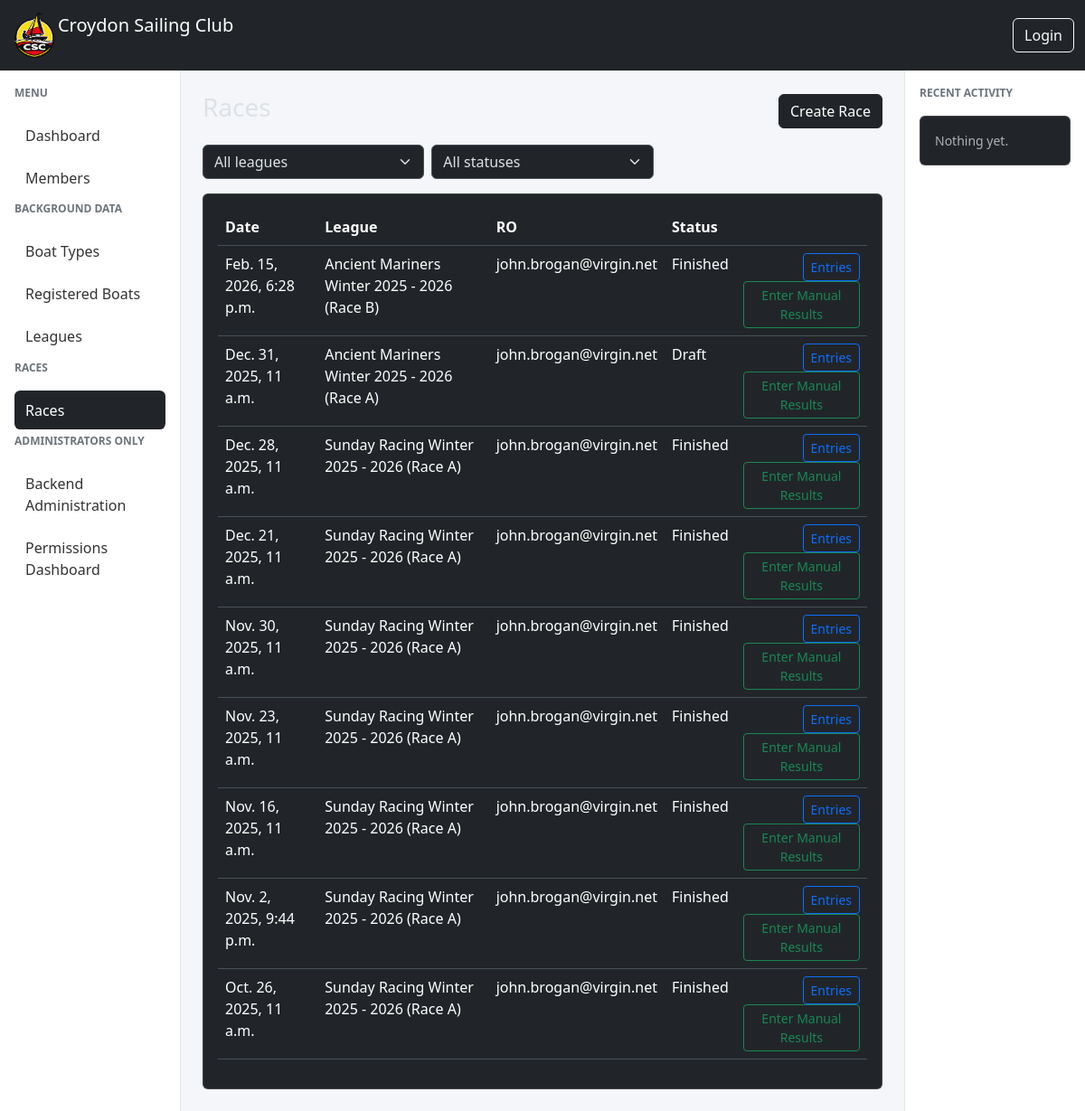
Before: / with the older database file.
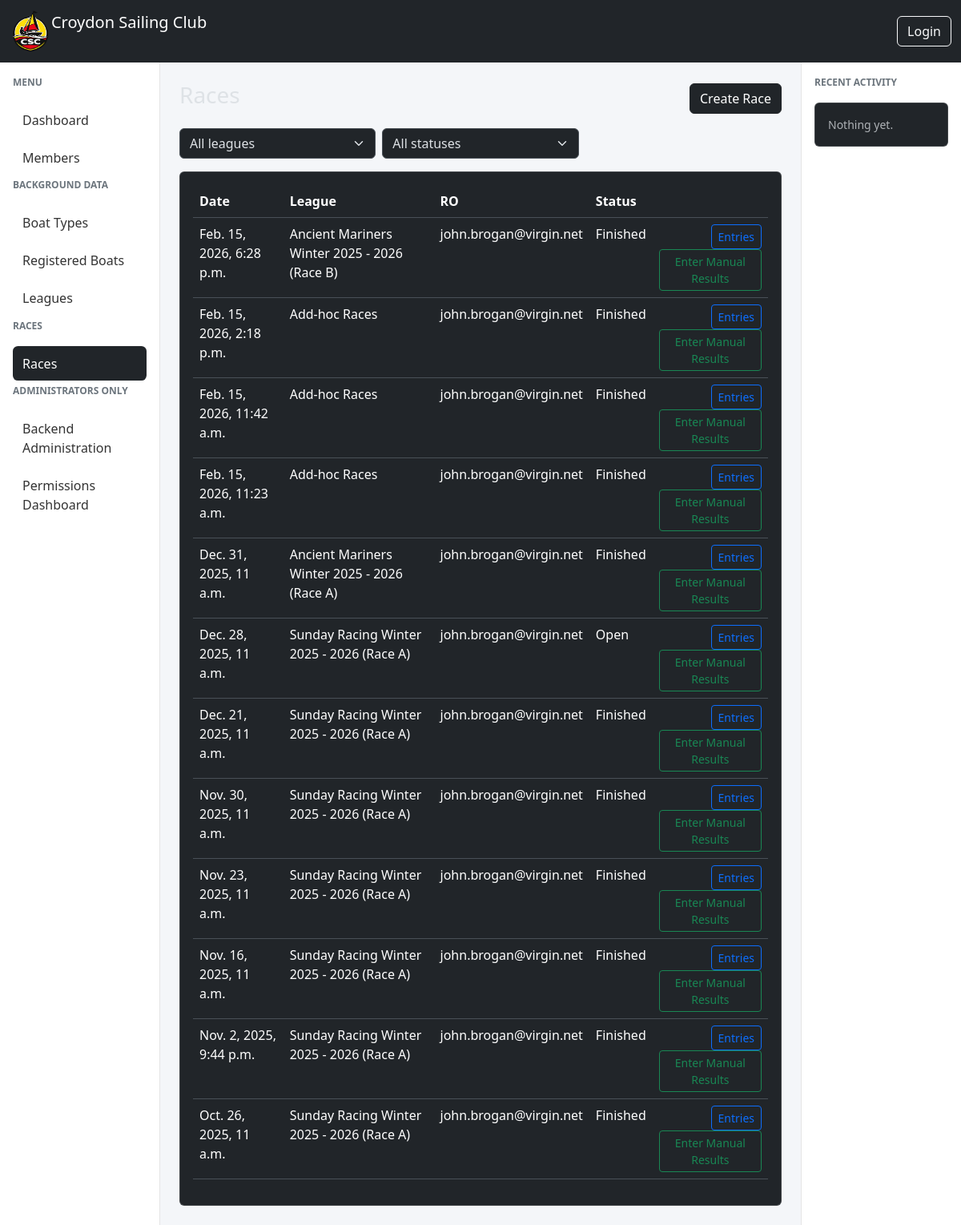
After: the same page with the newer database file.
### races/models.py (models this page shows, shortened)
class Race(models.Model):
    event = models.OneToOneField(Event, on_delete=models.CASCADE)
    league = models.ForeignKey(
        "races.League",
        on_delete=models.SET_NULL,
        null=True,
        blank=True,
        related_name="races",
    )
    race_officer = models.ForeignKey(
        settings.AUTH_USER_MODEL,
        on_delete=models.SET_NULL,
        null=True,
        related_name="races_as_ro",
    )
    assistant_race_officer = models.ForeignKey(
        settings.AUTH_USER_MODEL,
        on_delete=models.SET_NULL,
        null=True,
        blank=True,
        related_name="races_as_aro",
    )
    class RaceStatus(models.TextChoices):
        DRAFT = "draft", "Draft"
        OPEN = "open", "Open"
        RUNNING = "running", "Running"
        FINISHED = "finished", "Finished"
        VERIFIED = "verified", "Verified"
        LOCKED = "locked", "Locked"
    status = models.CharField(
        max_length=20,
        choices=RaceStatus.choices,
        default=RaceStatus.DRAFT,
    )

class Event(models.Model):
    class EventType(models.TextChoices):
        RACE = "race", "Race"
        MEETING = "meeting", "Meeting"
        WORKPARTY = "workparty", "Work Party"
    start_datetime = models.DateTimeField()
    type = models.CharField(max_length=20, choices=EventType.choices)
    created_by = models.ForeignKey(
        settings.AUTH_USER_MODEL,
        on_delete=models.SET_NULL,
        null=True,
        related_name="events_created",
    )
    created_at = models.DateTimeField(auto_now_add=True)
    is_active = models.BooleanField(default=True)

class League(models.Model):
    name = models.CharField(max_length=200, unique=True)
    description = models.CharField(max_length=200, blank=True)
    date_from = models.DateField(help_text='The first date a race can be added to this league')
    date_to = models.DateField(help_text='The last date a race can be added to this league')
    def __str__(self):
        return self.name

### members/models.py (models this page shows, shortened)
class Member(AbstractUser):
    username = models.CharField(
        max_length=150,
        unique=True,
        null=True,
        blank=True,
        verbose_name="Alias"
    )
    email = models.EmailField(
        unique=True,
        verbose_name="Email Address"
    )
    full_name = models.CharField(
        max_length=255,
        blank=True,
        help_text="Full name as an alternative to first and last name"
    )
    email_verified = models.BooleanField(
        default=False,
        help_text="Designates whether the user's email has been verified"
    )
    default_boat = models.ForeignKey(
        "races.RegisteredBoat",
        on_delete=models.SET_NULL,
        null=True,
        blank=True,
        related_name="default_for_members",
    )
    USERNAME_FIELD = "email"
    REQUIRED_FIELDS = ["username"]
    def __str__(self):
        return self.email

### races/views.py (the view)
# urls.py: path("", RaceListView.as_view(), name="races-list"),
class RaceListView(ListView):
    model = Race
    template_name = "races/race_list.html"
    context_object_name = "races"
    ordering = ["-event__start_datetime"]
    def get_queryset(self):
        qs = super().get_queryset().select_related("league")
        league_id = self.request.GET.get("league")
        status = self.request.GET.get("status")
        if league_id and league_id != "all":
            qs = qs.filter(league_id=league_id)
        if status and status != "all":
            qs = qs.filter(status=status)
        return qs
    def get_context_data(self, **kwargs):
        context = super().get_context_data(**kwargs)
        context["leagues"] = League.objects.order_by("name")
        context["selected_league"] = self.request.GET.get("league", "all")
        context["selected_status"] = self.request.GET.get("status", "all")
        return context

### races/templates/races/race_list.html (shortened to what this page needs)
{% extends "base.html" %}
{% block content %}
<div class="d-flex justify-content-between align-items-center mb-3">
    <h3>Races</h3>
    <a href="{% url 'race-add' %}" class="btn btn-dark">
        Create Race
    </a>
</div>
<form method="get" class="row g-2 mb-3">
    <div class="col-md-4">
        <select name="league" class="form-select" onchange="this.form.submit()">
            <option value="all">All leagues</option>
        </select>
    </div>
    <div class="col-md-4">
        <select name="status" class="form-select" onchange="this.form.submit()">
            <option value="all">All statuses</option>
        </select>
    </div>
</form>
<div class="card">
    <div class="card-body">
        <table class="table table-hover">
            <thead>
                <tr>
                    <th>Date</th>
                    <th>League</th>
                    <th>RO</th>
                    <th>Status</th>
                    <th></th>
                </tr>
            </thead>
            <tbody>
            {% for race in races %}
                <tr>
                    <td>{{ race.event.start_datetime }}</td>
                    <td>{{ race.league|default:"—" }}</td>
                    <td>{{ race.race_officer|default:"—" }}</td>
                    <td>{{ race.get_status_display }}</td>
                    <td class="text-end">
                        <a href="{% url 'race-entries' race.pk %}"
                           class="btn btn-sm btn-outline-primary">
                           Entries
                        </a>
                        <a href="{% url 'race-results-manual' race.pk %}"
                            class="btn btn-sm btn-outline-success">
                            Enter Manual Results
                        </a>
                    </td>
                </tr>
            {% empty %}
                <tr>
                    <td colspan="5" class="text-center text-muted">
                        No races yet
                    </td>
                </tr>
            {% endfor %}
            </tbody>
        </table>
    </div>
</div>
{% endblock %}

### csc_manager/templates/base.html (shortened to what this page needs)
{% load bootstrap5 %}
{% load static %}
<!DOCTYPE html>
<html lang="en" data-bs-theme="dark">
<head>
    {% bootstrap_css %}
</head>
<body>
<nav class="navbar navbar-expand-lg navbar-dark bg-dark">
    <div class="container-fluid">
        <a class="navbar-brand d-flex align-items-centre" href="/">
            <img src="{% static 'img/csc_logo_cropped.png' %}" class="logo"> Croydon Sailing Club
        </a>
        <div class="ms-auto">
            {% if user.is_authenticated %}
            <div class="dropdown">
                <a class="btn btn-outline-light dropdown-toggle"
                   data-bs-toggle="dropdown">
                    {{ user.get_short_name|default:user.email }}
                </a>
                <ul class="dropdown-menu dropdown-menu-end">
                    <li>
                        <a class="dropdown-item" href="#">Profile</a>
                    </li>
                    <li><hr class="dropdown-divider"></li>
                    <li>
                        <form method="post" action="{% url 'logout' %}">
                            {% csrf_token %}
                            <button class="dropdown-item">Logout</button>
                        </form>
                    </li>
                </ul>
            </div>
            {% else %}
                <a class="btn btn-outline-light" href="{% url 'login' %}">
                    Login
                </a>
            {% endif %}
        </div>
    </div>
</nav>
<div class="container-fluid">
    <div class="row">
        <div class="col-lg-2 d-none d-lg-block sidebar p-3">
            {% include "components/sidebar_menu.html" %}
        </div>
        <main class="col-lg-8 col-12 p-4">
            {% block content %}{% endblock %}
        </main>
        <div class="col-lg-2 d-none d-lg-block activity-panel p-3">
            <div class="sidebar-title">Recent Activity</div>
            {% block rightpanel %}
            <div class="card">
                <div class="card-body small text-muted">
                    Nothing yet.
                </div>
            </div>
            {% endblock %}
        </div>
    </div>
</div>
</body>
</html>

### csc_manager/templates/components/sidebar_menu.html
<div class="sidebar-title">Menu</div>
<a class="menu-link {% if request.resolver_match.url_name == 'dashboard' %}active{% endif %}"
   href="{% url 'dashboard' %}">
    Dashboard
</a>
<a class="menu-link {% if request.resolver_match.url_name == 'member-list' %}active{% endif %}"
   href="{% url 'member-list' %}">
    Members
</a>
<div class="sidebar-title">BACKGROUND DATA</div>
<a class="menu-link {% if request.resolver_match.url_name == 'boattype-list' %}active{% endif %}"
   href="{% url 'boattype-list' %}">
    Boat Types
</a>
<a class="menu-link {% if request.resolver_match.url_name == 'registered-boats-list' %}active{% endif %}"
   href="{% url 'registered-boats-list' %}">
    Registered Boats
</a>
<a class="menu-link {% if request.resolver_match.url_name == 'leagues-list' %}active{% endif %}"
   href="{% url 'leagues-list' %}">
    Leagues
</a>
<div class="sidebar-title">RACES</div>
<a class="menu-link {% if request.resolver_match.url_name == 'races-list' %}active{% endif %}"
   href="{% url 'races-list' %}">
    Races
</a>
<div class="sidebar-title">ADMINISTRATORS ONLY</div>
<a class="menu-link {% if request.resolver_match.url_name == 'admin' %}active{% endif %}"
   href="/admin">
    Backend Administration
</a>
<a class="menu-link {% if request.resolver_match.url_name == 'permission-dashboard' %}active{% endif %}"
   href="{% url 'permission-dashboard' %}">
    Permissions Dashboard
</a>

### csc_manager/templates/base.html (style rules this page uses)
body { background-color: #f4f6f9; }
.logo { height: 52px; width: auto; max-width: none; display: block; }
.sidebar { min-height: calc(100vh - 56px); border-right: 1px solid #e5e5e5; background: white; }
.sidebar-title { font-size: 0.75rem; font-weight: 600; text-transform: uppercase; color: #6c757d; margin-bottom: 1rem; }
.menu-link { display: block; padding: 0.6rem 0.75rem; margin-bottom: 0.25rem; border-radius: 0.4rem; color: #333; text-decoration: none; font-weight: 500; }
.menu-link.active { background-color: #212529; color: white; }
.activity-panel { background: white; border-left: 1px solid #e5e5e5; min-height: calc(100vh - 56px); }
.activity-panel .card { margin-bottom: 0.75rem; }
.navbar-brand { flex: 0 0 auto; max-width: none; }
.navbar-brand img { max-width: none !important; }
.navbar > .container-fluid { flex-wrap: nowrap; }

Changed rows visible on the page:
added Race: event.start_datetime "Feb. 15, 2026, 2:18 p.m.", league "Add-hoc Races", race_officer "john.brogan@virgin.net", status "Finished"
added Race: event.start_datetime "Feb. 15, 2026, 11:42 a.m.", league "Add-hoc Races", race_officer "john.brogan@virgin.net", status "Finished"
added Race: event.start_datetime "Feb. 15, 2026, 11:23 a.m.", league "Add-hoc Races", race_officer "john.brogan@virgin.net", status "Finished"
changed Race "Dec. 31, 2025, 11 a.m.": status "Draft" → "Finished"
changed Race: status "Finished" → "Open"
